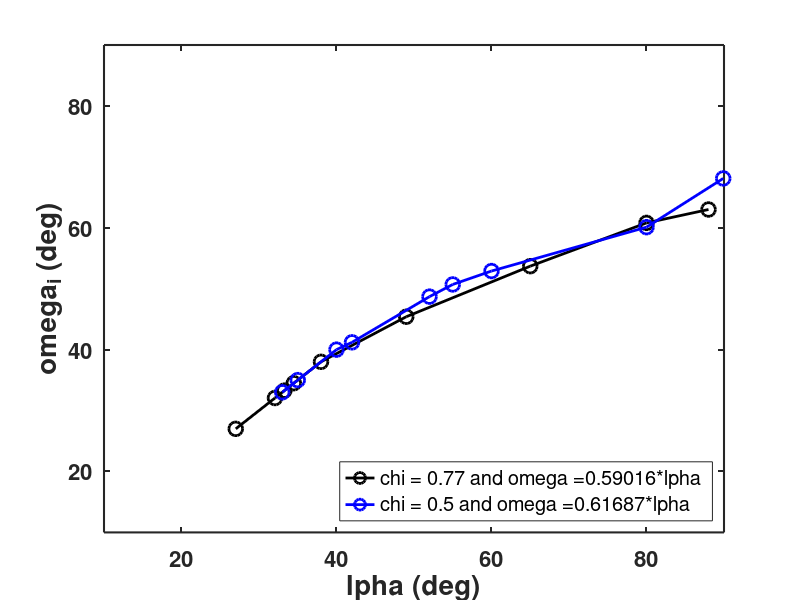

The MATLAB script that drew this image:
% This script is designed to plot the dependance between alpha and omega_i
% in Stany's CFD simulations for a planar interface and a planar choc for a
% CO2/CH4 interface


figure()
%for mach=1.12 / chi = 0.77

alpha_1 = [27 32.06 33.27 34.49 38 49 65 80 88];
omega_1 = [27 32.06 33.27 34.49 38 45.4 53.7 60.8 63.0];

pente_1 = (omega_1(end)-omega_1(1))/(alpha_1(end)-alpha_1(1));
lgd_1 = strcat("chi = 0.77 and \omega = ",num2str(pente_1), "*\alpha");
plot(alpha_1,omega_1,'o-k','LineWidth',2,'MarkerSize',10, 'DisplayName', lgd_1);
hold on;

%for chi = 0.5
alpha_2 = [33 35 40 42 52 55 60 80 89.9];
omega_2 = [33 35 40 41.2 48.7 50.7 52.9 60.1 68.1];

pente_2 = (omega_2(end)-omega_2(1))/(alpha_2(end)-alpha_2(1));
lgd_2 = strcat("chi = 0.5 and \omega = ",num2str(pente_2), "*\alpha");
plot(alpha_2,omega_2,'o-b','LineWidth',2,'MarkerSize',10, 'DisplayName', lgd_2);

legend('Location', 'SouthEast');
set(gca,'FontSize',16,'FontWeight','bold','LineWidth',1.5)
xlabel("\alpha (deg)",'FontSize',20, 'FontWeight', 'bold')
ylabel("\omega_i (deg)", 'FontSize', 20, 'FontWeight', 'bold')
xlim([10,90])
ylim([10,90])